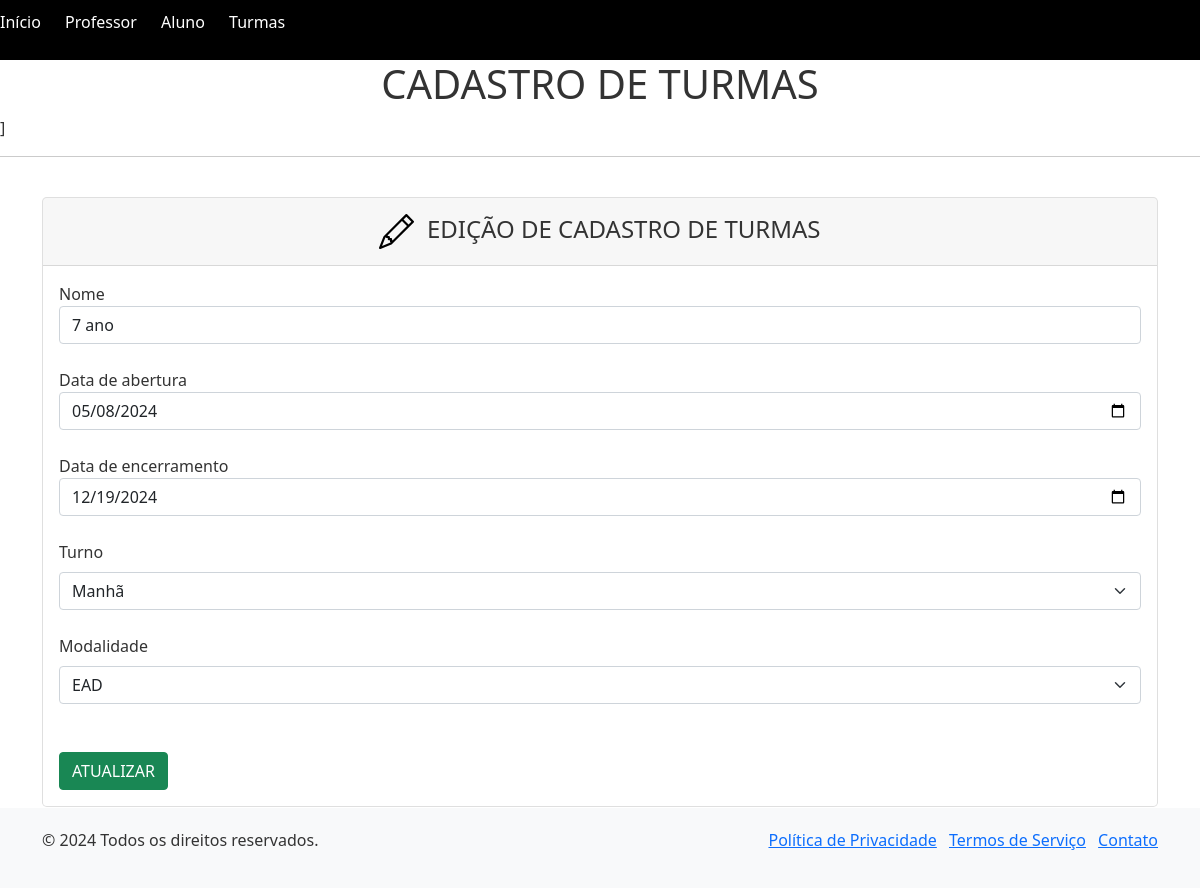
Page /APPGestao_Escolar/turma/editar.php?id=3 on the committed database.
### tables this page shows
CREATE TABLE `turma` (
  `Id` int(11) NOT NULL,
  `Nome` varchar(200) DEFAULT NULL,
  `Data_de_abertura` date DEFAULT NULL,
  `Data_de_encerramento` date DEFAULT NULL,
  `Turno` varchar(20) DEFAULT NULL,
  `Modalidade` varchar(20) DEFAULT NULL
);

### APPGestao_Escolar/turma/editar.php (the view, shortened to what this page needs)
<!DOCTYPE html>
<html lang="pt-br">
<head>
    <link href="https://cdn.jsdelivr.net/npm/bootstrap@5.0.2/dist/css/bootstrap.min.css" rel="stylesheet">
</head>
<body>
<header class="cabecalho">
        <ul class="lista-cabecalho">
        <li><a href="http://localhost/APPGestao_Escolar/index.php#"> Início</a></li>
            <li><a href="http://localhost/APPGestao_Escolar/professor/index.php"> Professor</a></li>
            <li><a href="http://localhost/APPGestao_Escolar/aluno/index.php"> Aluno</a></li>
            <li><a href="http://localhost/APPGestao_Escolar/turma/index.php"> Turmas</a></li>
        </ul>
    </header>
    <center>
        <h1>CADASTRO DE TURMAS</h1>
    </center>]
    <hr />
    <br />
    <main>
        <div class="container">
            <div class="row row-cols-2 row-cols-md-4 text-center">
                <div class="col-md-12">
                    <div class="card mb-4 rounded-3 shadow-sw">
                        <div class="card-header py-3">
                            <h4 class="my-0 fw-normal">&nbsp;&nbsp;EDIÇÃO DE CADASTRO DE TURMAS</h4>
                        </div>
                        <div class="card-body">
                        <div class="cardy-body text-start">
                        <?php
                        include 'conecta.php';
                        $Id = $_GET['id'];
                        $sql = "SELECT * FROM turma WHERE id=$Id";
                        $query = $conn ->query($sql);
                        while ($dados = $query -> fetch_assoc()){
                            $Nome = $dados['Nome'];
                            $Data_de_abertura=$dados['Data_de_abertura'];
                            $Data_de_encerramento=$dados['Data_de_encerramento'];
                            $Turno=$dados['Turno'];
                            $Modalidade=$dados['Modalidade'];
                        }
                        ?>
                        <form action="editarturma.php?id=<?php echo $Id;?>" method = "post">
                         <label>Nome</label>
                         <input type="text" class="form-control" name ="Nome" value= "<?php echo $Nome?>" required/>
                         <br/>
                         <label>Data de abertura</label>
                        <input type="date" class="form-control" name="Data_de_abertura" value="<?php echo $Data_de_abertura?>" required/>
                         <br/>
                         <label>Data de encerramento</label>
                        <input type="date" class="form-control" name="Data_de_encerramento" value="<?php echo $Data_de_encerramento?>" required/>
                         <br/>
                         <label for="Turno" class="form-label">Turno</label>
                         <select class="form-select" id="Turno" name="Turno" required>
                         <option value="Manhã" <?php if($Turno== "Manhã") echo "selected"; ?>>Manhã</option>
                         </select>
                         <br/>
                        <label for="Modalidade" class="form-label">Modalidade</label>
                        <select class="form-select" id="Modalidade" name="Modalidade" required>
                        <option value="EAD" <?php if($Modalidade == "EAD") echo "selected"; ?>>EAD</option>
                        </select>
                         <br/>
                         <br/>
                          <button type="submit" class="btn btn-success">ATUALIZAR</button>
                        </form>
                        </div>
                        </div>
                    </div>
                </div>
            </div>
        </div>
        <br/>
        <footer class="footer">
        <div class="container">
            <div class="row">
                <div class="col-md-6">
                    <p>&copy; <?php echo date("Y"); ?> Todos os direitos reservados.</p>
                </div>
                <div class="col-md-6">
                    <ul class="list-inline text-md-end">
                        <li class="list-inline-item"><a href="politica_privacidade.php">Política de Privacidade</a></li>
                        <li class="list-inline-item"><a href="termos_servico.php">Termos de Serviço</a></li>
                        <li class="list-inline-item"><a href="contato.php">Contato</a></li>
                    </ul>
                </div>
            </div>
        </div>
    </footer>
</body>
</html>

### APPGestao_Escolar/turma/editar.php (style rules this page uses)
body { background-color: white; color: #333; }
.cabecalho { background-color:black; padding: 10px 0; text-align:left; }
.lista-cabecalho { list-style: none; padding: 0; }
.lista-cabecalho li { display: inline-block; margin-right: 20px; }
.lista-cabecalho li:last-child { margin-right: 0; }
.lista-cabecalho li a { color:white; text-decoration: none; }
.footer { position: fixed; bottom: 0; width: 100%; background-color: #f8f9fa; padding: 20px 0; }

### rows in the picture
turma: Nome "7 ano", Data_de_abertura "05/08/2024", Data_de_encerramento "12/19/2024", Turno "Manhã", Modalidade "EAD"
